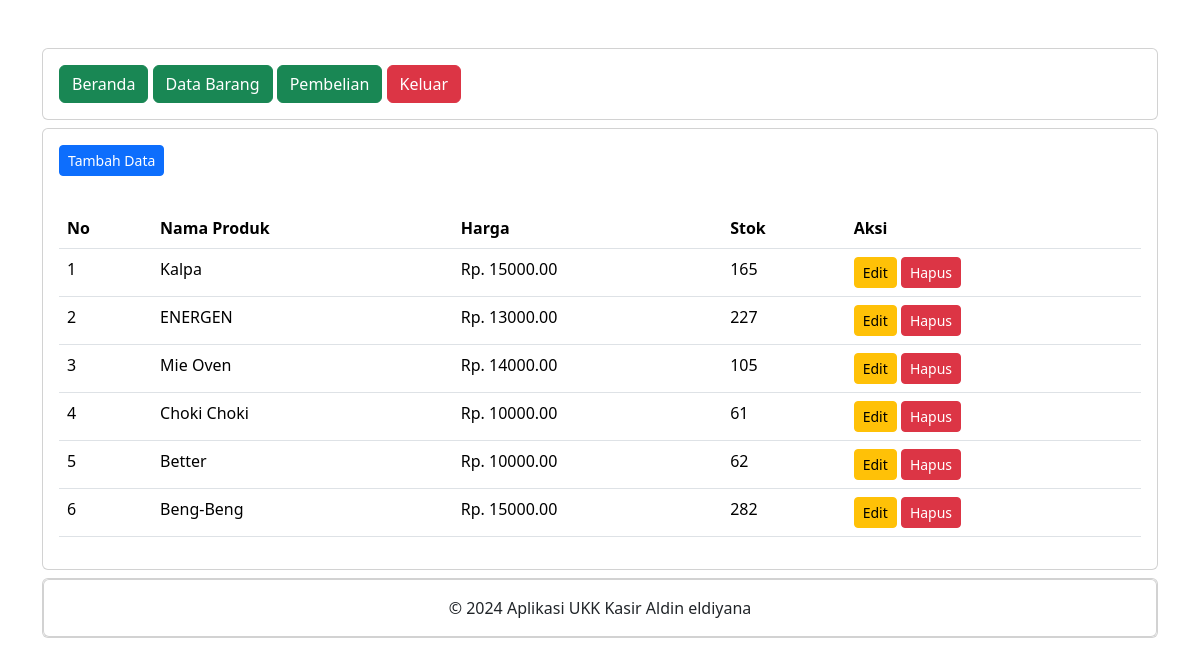
Page /petugas/data_barang.php (signed in) on the committed database.
### tables this page shows
CREATE TABLE `produk` (
  `ProdukID` int(11) NOT NULL,
  `NamaProduk` varchar(255) NOT NULL,
  `Harga` decimal(10,2) NOT NULL,
  `Stok` int(11) NOT NULL
);

### petugas/data_barang.php (the view, shortened to what this page needs)
<?php
include "header.php";
include "navbar.php";
?>
<div class="card mt-2">
	<div class="card-body">
		<button type="button" class="btn btn-primary btn-sm" data-bs-toggle="modal" data-bs-target="#tambah-data">
			Tambah Data
		</button>
	</div>
	<div class="card-body">
		<table class="table">
			<thead>
				<tr>
					<th>No</th>
					<th>Nama Produk</th>
					<th>Harga</th>
					<th>Stok</th>
					<th>Aksi</th>
				</tr>
			</thead>
			<tbody>
				<?php
				include '../koneksi.php';
				$no = 1;
				$data = mysqli_query($koneksi,"select * from produk");
				while($d = mysqli_fetch_array($data)){
					?>
					<tr>
						<td><?php echo $no++; ?></td>
						<td><?php echo $d['NamaProduk']; ?></td>
						<td>Rp. <?php echo $d['Harga']; ?></td>
						<td><?php echo $d['Stok']; ?></td>
						<td>
							<button type="button" class="btn btn-warning btn-sm" data-bs-toggle="modal" data-bs-target="#edit-data<?php echo $d['ProdukID']; ?>">
								Edit
							</button>
							<button type="button" class="btn btn-danger btn-sm" data-bs-toggle="modal" data-bs-target="#hapus-data<?php echo $d['ProdukID']; ?>">
								Hapus
							</button>
						</td>
					</tr>
				<?php } ?>
			</tbody>
		</table>
	</div>
</div>
<?php
include "footer.php";
?>

### rows in the picture
produk: NamaProduk "Kalpa", Harga "15000.00", Stok "165"
produk: NamaProduk "ENERGEN", Harga "13000.00", Stok "227"
produk: NamaProduk "Mie Oven", Harga "14000.00", Stok "105"
produk: NamaProduk "Choki Choki", Harga "10000.00", Stok "61"
produk: NamaProduk "Better", Harga "10000.00", Stok "62"
produk: NamaProduk "Beng-Beng", Harga "15000.00", Stok "282"
